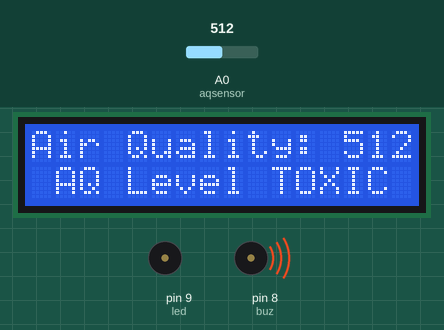
A sketch run on a simulated Arduino Uno, built with avr-gcc and run on an emulated ATmega328P. Parts: 16×2 character LCD, buzzer (waves = sounding, pin HIGH). The inputs (shaded band) are chosen by the test bench; at power-on: A0 (aqsensor) = 512. What the sketch prints to the serial monitor is not drawn.

Above: at 0.93 s.
1.3 s: A0 (aqsensor) set to 157
At 1.94 s:
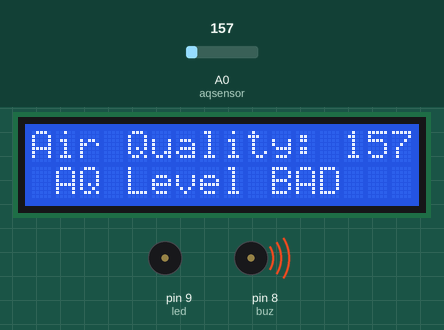
3.8 s: A0 (aqsensor) set to 135
At 4.5 s:
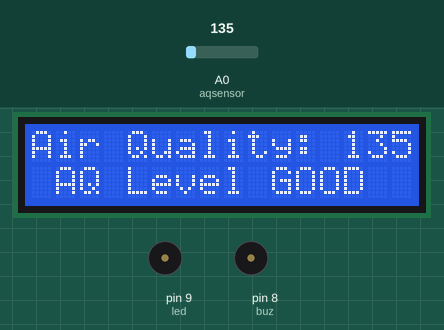
5.6 s: A0 (aqsensor) set to 306
At 5.74 s:
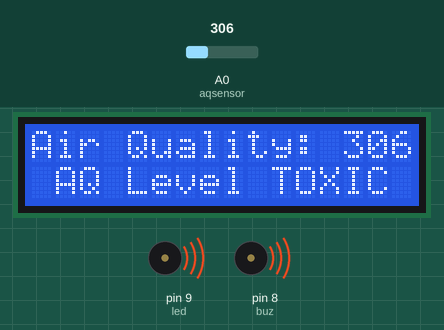
Timing chart, 0 to 14.6 s (numbered marks = the images above; inputs shaded):
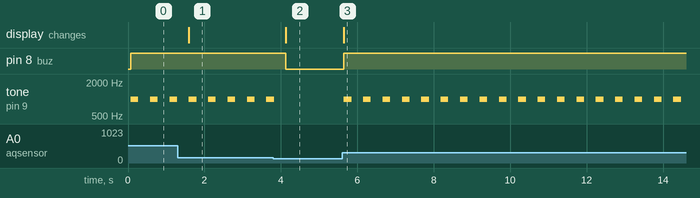

Measured:
- the behaviour switches between 151 and 150 on A0 (aqsensor) (found by bisection; images 1 and 2)
- after the input at 1.3 s, the display: changes after 0.29 s (image 1)
- after the input at 3.8 s, pin 8 (buz): HIGH → LOW after 0.33 s; tone on pin 9 (led): goes on until 3.8 s, then stays silent; the display: changes after 0.33 s (image 2)
- after the input at 5.6 s, pin 8 (buz): LOW → HIGH after 0.05 s; tone on pin 9 (led): alternates 1000 Hz for 0.20 s and silent for 0.31 s, starting after 0.05 s; the display: changes after 0.05 s (image 3)
- by itself, tone on pin 9 (led): alternates 1000 Hz for 0.20 s and silent for 0.31 s

The sketch:

Gas_Waste_Monitor.ino
```cpp
#include <Wire.h>
#include <LiquidCrystal.h> //Header file for LCD
//const int rs=12, en=11, d4=5, d5=4, d6=3, d7=2; //pins of LCD connected to Arduino
LiquidCrystal lcd(12,11,5,4,3,2); //lcd function from LiquidCrystal
int buz = 8; //buzzer connected to pin 8
int led = 9; //led connected to pin 9
int fan = 10; //fan connected to pin 13
const int aqsensor = A0; //output of mq135 connected to A0 pin of Arduino
int threshold = 100; //Threshold level for Air Quality
void setup() {
    pinMode (buz,OUTPUT); // buzzer is connected as Output from Arduino
    pinMode (led,OUTPUT); // led is connected as output from Arduino
    pinMode (aqsensor,INPUT); // MQ135 is connected as INPUT to Arduino
    Serial.begin (9600); //begin serial communication with baud rate of 9600
    digitalWrite(led,LOW);
    lcd.clear(); // clear lcd
    lcd.begin (16,2); // consider 16,2 lcd
}
void loop() {
    lcd.display();
    lcd.clear();
    int ppm = analogRead(aqsensor); //read MQ135 analog outputs at A0 and store it in ppm
    Serial.print("Air Quality: "); //print message in serail monitor
    Serial.println(ppm); //print value of ppm in serial monitor
    lcd.setCursor(0,0); // set cursor of lcd to 1st row and 1st column
    lcd.print("Air Quality: "); // print message on lcd
    lcd.print(ppm); // print value of MQ135
    if (ppm > 150 && ppm <=300) // check is ppm is greater than threshold or not
    {
        lcd.setCursor(1,1); //jump here if ppm is greater than threshold
        lcd.print("AQ Level BAD");
        Serial.println("AQ Level BAD");
        tone(led,1000,200); //blink led with turn on time 1000mS, turn off time 200mS
        digitalWrite(buz,HIGH); //Turn ON Buzzer
        digitalWrite(fan,HIGH); //Turn ON fan
    }
    else if (ppm > 300)
    {
        lcd.setCursor(1,1); //jump here if ppm is greater than threshold
        lcd.print("AQ Level TOXIC");
        Serial.println("AQ Level TOXIC");
        tone(led,1000,200); //blink led with turn on time 1000mS, turn off time 200mS
        digitalWrite(buz,HIGH); //Turn ON Buzzer
        digitalWrite(fan,HIGH); //Turn ON fan
    }
    else
    {
        digitalWrite(led,LOW); //jump here if ppm is not greater than threshold and turn off LED
        digitalWrite(buz,LOW); //Turn off Buzzer
        digitalWrite(fan,LOW); //Turn off fan
        lcd.setCursor(1,1);
        lcd.print("AQ Level GOOD");
        Serial.println("AQ Level GOOD");
    }
    delay(500);
}
```
